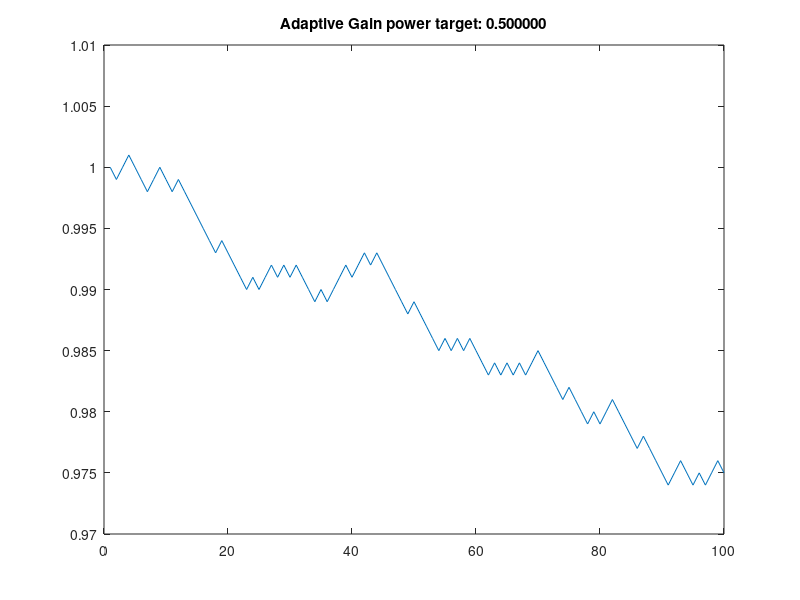
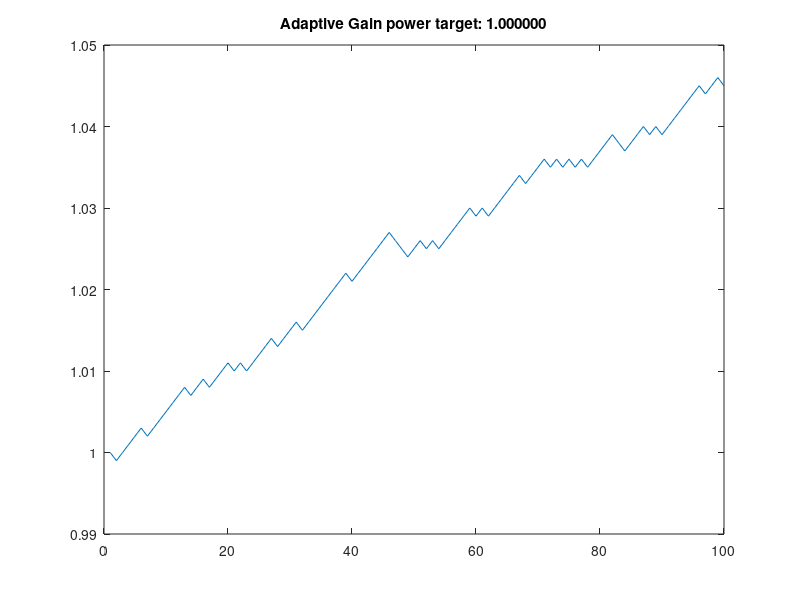
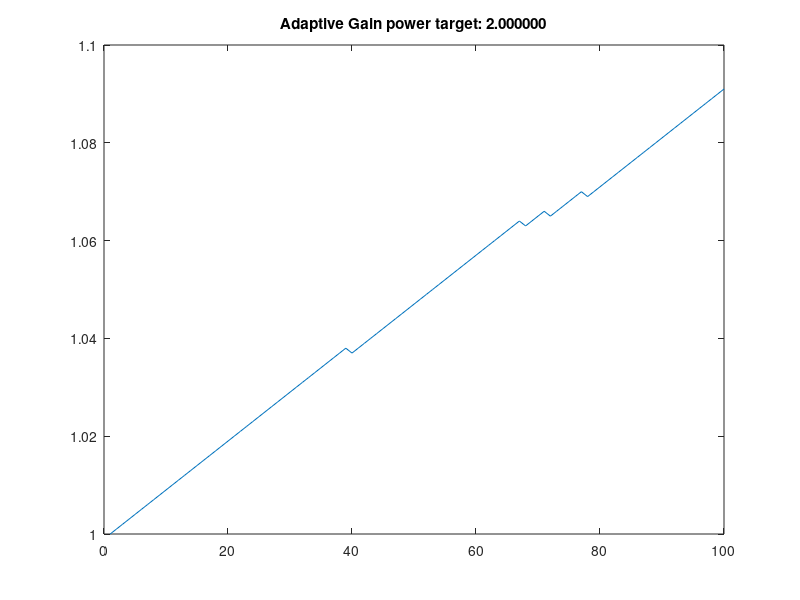

The MATLAB script that drew these images, in order:

desiredPower=[0.5, 1, 2];                           % desired power of output
n=100;                           % size of the input bit string                   
r=randn(n,1);                       % random input bit string from transmitter
mu=0.001;                           % learning rate
for i=1:length(desiredPower) 
    ds = desiredPower(i);               % desired power
    a=zeros(n,1); a(1)=1;              % initialize AGC parameter
    s=zeros(n,1);                      % initialize outputs             
    for k=1:n-1
      s(k)=a(k)*r(k);                       % normalize by a to get s
      a(k+1)=a(k)-mu*sign((s(k)^2)-(ds^2));       % average adaptive update of a(k)
    end

    text = sprintf('Adaptive Gain power target: %f', ds);
    figure(i)
    plot(a)
    title(text)
end